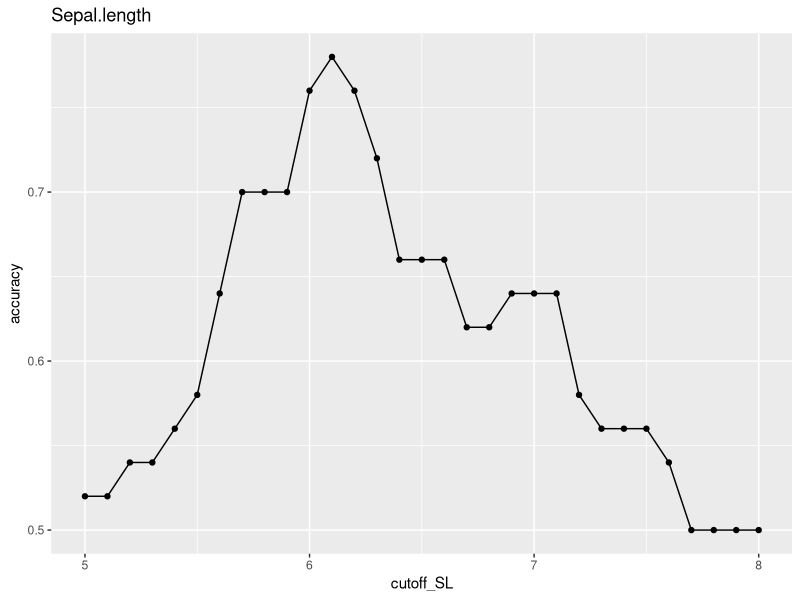
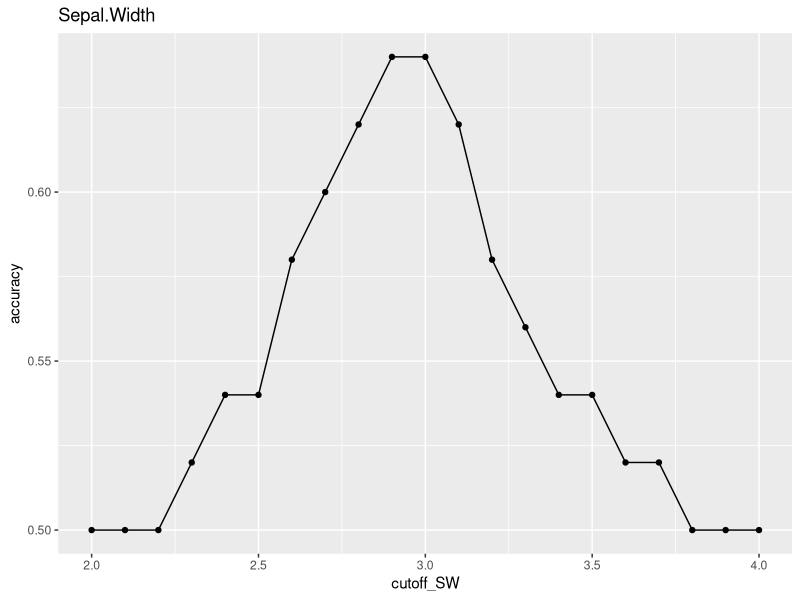
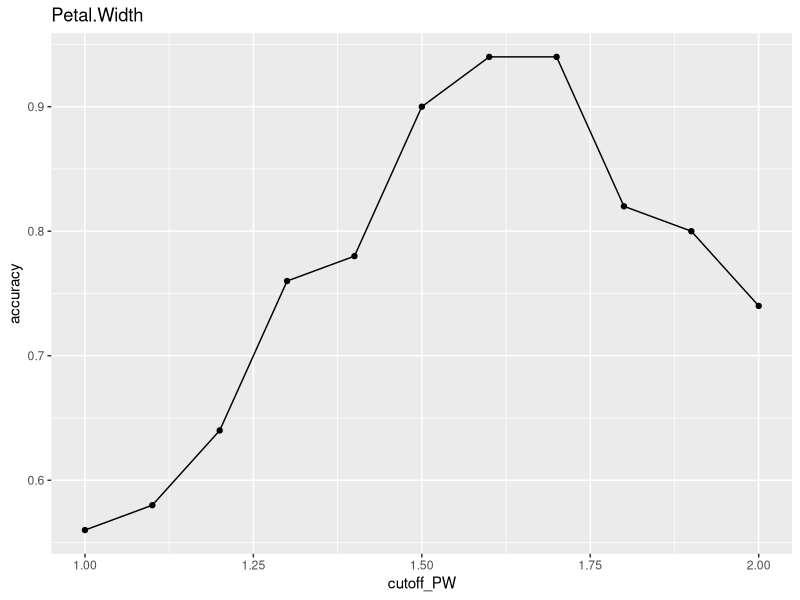
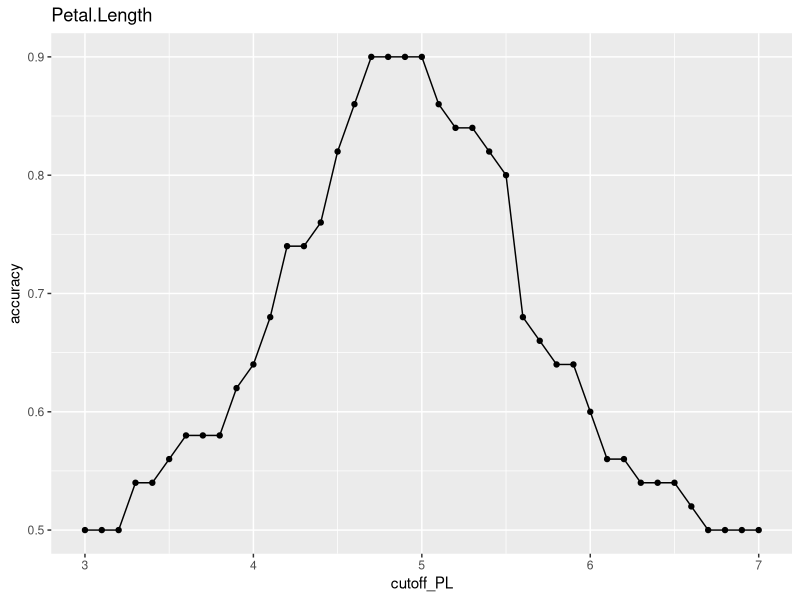
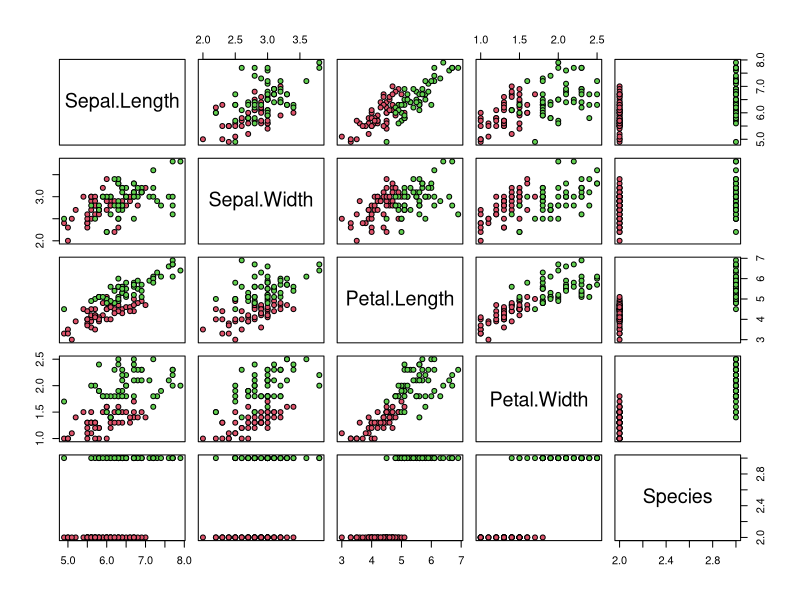

Source code (R) for these figures, in order: (Note: this script raises an error after producing the figures.)
#Part1

library(dslabs)
library(dplyr)
library(lubridate)
library(caret)
library(tidyverse)
install.packages("e1071")
data(reported_heights)

dat <- mutate(reported_heights, date_time = ymd_hms(time_stamp)) %>%
  filter(date_time >= make_date(2016, 01, 25) & date_time < make_date(2016, 02, 1)) %>%
  mutate(type = ifelse(day(date_time) == 25 & hour(date_time) == 8 & between(minute(date_time), 15, 30), "inclass","online")) %>%
  select(sex, type)

y <- factor(dat$sex, c("Female", "Male"))
x <- dat$type

dat %>% filter(type == "online") %>% 
  count(sex) %>%
  mutate("Prop" = n/sum(n))

dat %>% filter(type == "inclass") %>% 
  count(sex) %>%
  mutate("Prop" = n/sum(n))

y_hat <- ifelse(dat$type == "online", "Male", "Female")%>% 
  factor()
y <- factor(dat$sex)
mean(y_hat == y)

confusionMatrix(data = y_hat, reference = y)
table(predicted = y_hat, actual = y)
table(y_hat,y)

#Part2
library(caret)
data(iris)
iris <- iris[-which(iris$Species=='setosa'),]
y <- iris$Species

#set.seed(2) # if using R 3.5 or earlier
set.seed(2, sample.kind="Rounding") # if using R 3.6 or later
test_index <- createDataPartition(y,times=1,p=0.5,list=FALSE)
test <- iris[test_index,]
train <- iris[-test_index,]
#train as test
train <- iris[test_index,]
test <- iris[-test_index,]

str(iris)
unique(iris$Species)
iris %>% group_by(Species) %>% 
  summarize(mean(Sepal.Length),mean(Sepal.Width),mean(Petal.Length),mean(Petal.Width))

#prediction para Sepal.lenght
cutoff_SL <- seq(round(min(iris$Sepal.Length),0),round(max(iris$Sepal.Length),0),0.1)
accuracy <- map_dbl(cutoff_SL, function(x){
  y_hat <- ifelse(train$Sepal.Length > x, "virginica", "versicolor") %>% 
    factor(levels = levels(test$Species))
  mean(y_hat == train$Species)
})
data.frame(cutoff_SL, accuracy) %>% 
  ggplot(aes(cutoff_SL, accuracy)) + 
  geom_point() + 
  geom_line()+
  ggtitle("Sepal.length")
max(accuracy)

best_cutoff <- cutoff_SL[which.max(accuracy)]
best_cutoff

y_hat <- ifelse(test$Sepal.Length > best_cutoff, "virginica", "versicolor") %>% 
  factor(levels = levels(test$Species))
y_hat <- factor(y_hat)
accuracy_SL <- mean(y_hat == factor(test$Species))

#prediction para Sepal.Width
cutoff_SW <- seq(round(min(iris$Sepal.Width),0),round(max(iris$Sepal.Width),0),0.1)
accuracy <- map_dbl(cutoff_SW, function(x){
  y_hat <- ifelse(train$Sepal.Width > x, "virginica", "versicolor") %>% 
    factor(levels = levels(test$Species))
  mean(y_hat == train$Species)
})
data.frame(cutoff_SW, accuracy) %>% 
  ggplot(aes(cutoff_SW, accuracy)) + 
  geom_point() + 
  geom_line()+
  ggtitle("Sepal.Width")
max(accuracy)

best_cutoff <- cutoff_SW[which.max(accuracy)]
best_cutoff

y_hat <- ifelse(test$Sepal.Width > best_cutoff, "virginica", "versicolor") %>% 
  factor(levels = levels(test$Species))
y_hat <- factor(y_hat)
accuracy_SW <- mean(y_hat == factor(test$Species))

#prediction para Petal.Width
cutoff_PW <- seq(round(min(iris$Petal.Width),0),round(max(iris$Petal.Width),0),0.1)
accuracy <- map_dbl(cutoff_PW, function(x){
  y_hat <- ifelse(train$Petal.Width > x, "virginica", "versicolor") %>% 
    factor(levels = levels(test$Species))
  mean(y_hat == train$Species)
})
data.frame(cutoff_PW, accuracy) %>% 
  ggplot(aes(cutoff_PW, accuracy)) + 
  geom_point() + 
  geom_line()+
  ggtitle("Petal.Width")
max(accuracy)

best_cutoff_PW <- cutoff_PW[which.max(accuracy)]
best_cutoff_PW

y_hat <- ifelse(test$Petal.Width > best_cutoff_PW, "virginica", "versicolor") %>%
  factor(levels = levels(test$Species))
y_hat <- factor(y_hat)
accuracy_PW <- mean(y_hat == factor(test$Species))

#prediction para Petal.Length
cutoff_PL <- seq(round(min(iris$Petal.Length),0),round(max(iris$Petal.Length),0),0.1)
accuracy <- map_dbl(cutoff_PL, function(x){
  y_hat <- ifelse(train$Petal.Length > x, "virginica", "versicolor") %>% 
    factor(levels = levels(test$Species))
  mean(y_hat == train$Species)
})
data.frame(cutoff_PL, accuracy) %>% 
  ggplot(aes(cutoff_PL, accuracy)) + 
  geom_point() + 
  geom_line()+
  ggtitle("Petal.Length")
max(accuracy)

best_cutoff_PL <- cutoff_PL[which.max(accuracy)]
best_cutoff_PL

y_hat <- ifelse(test$Petal.Length > best_cutoff_PL, "virginica", "versicolor") %>% 
  factor(levels = levels(test$Species))
y_hat <- factor(y_hat)
accuracy_PL <- mean(y_hat == factor(test$Species))


plot(iris,pch=21,bg=iris$Species)

#Prediction para Pedal.Width Pedal.Length
y_hat <- if(train$Petal.Length > best_cutoff_PL | train$Petal.With > best_cutoff_PW)
  {"virginica"} else
  {"versicolor"} %>%
  factor(levels = levels(test$Species))
#y_hat <- factor(levels = levels(y_hat))
y_hat <- factor(y_hat)
accuracy_PLW <- mean(y_hat == factor(test$Species))


#Conditional probabilities Part1
#________________________________________________________________________________

#p(D|+)
(0.85*0.02)/((0.85*0.02)+(0.1*0.98))


set.seed(1)
disease <- sample(c(0,1), size=1e6, replace=TRUE, prob=c(0.98,0.02))
test <- rep(NA, 1e6)
test[disease==0] <- sample(c(0,1), size=sum(disease==0), replace=TRUE, prob=c(0.90,0.10))
test[disease==1] <- sample(c(0,1), size=sum(disease==1), replace=TRUE, prob=c(0.15, 0.85))

#p(+)
((0.85*0.02)+(0.1*0.98))
#P(D|-)
0.02*0.15
#P(D|+)
(0.85*0.02)/((0.85*0.02)+(0.1*0.98))
#P(D|+)/P(D)
((0.85*0.02)/((0.85*0.02)+(0.1*0.98)))/0.02

#Conditional probabilities Part2
#________________________________________________________________________________

library(dslabs)
data("heights")
heights %>% 
  mutate(height = round(height)) %>%
  group_by(height) %>%
  summarize(p = mean(sex == "Male")) %>%
  qplot(height, p, data =.)



ps <- seq(0, 1, 0.1)
heights %>% 
  mutate(g = cut(height, quantile(height, ps), include.lowest = TRUE)) %>%
  group_by(g) %>%
  summarize(p = mean(sex == "Male"), height = mean(height)) %>%
  qplot(height, p, data =.)

Sigma <- 9*matrix(c(1,0.5,0.5,1), 2, 2)
dat <- MASS::mvrnorm(n = 10000, c(69, 69), Sigma) %>%
  data.frame() %>% setNames(c("x", "y"))

plot(dat)

ps <- seq(0, 1, 0.1)
dat %>% 
  mutate(g = cut(x, quantile(x, ps), include.lowest = TRUE)) %>%
  group_by(g) %>%
  summarize(y = mean(y), x = mean(x)) %>%
  qplot(x, y, data =.)

#_____________________________________________________________
#Linear model comprehension
library(dslabs)
library(lubridate)
library(caret)
library(tidyverse)
install.packages("e1071")
#set.seed(1)
set.seed(1, sample.kind="Rounding")# if using R 3.6 or later
n <- 100
Sigma <- 9*matrix(c(1.0, 0.5, 0.5, 1.0), 2, 2)
dat <- MASS::mvrnorm(n, c(69, 69), Sigma) %>%
  data.frame() %>% setNames(c("x", "y"))

errors <- replicate(100, {
  test_index <- createDataPartition(dat$y,times=1,p=0.5,list=FALSE)
  test <- dat[test_index,]
  train <- dat[-test_index,]
  fit <- lm(y ~ x, data = train)
  y_hat <- predict(fit, test)

  RMSE(y_hat,test$y)
})
c(mean(errors), sd(errors))


#larger data set
#set.seed(1)
set.seed(1, sample.kind="Rounding")# if using R 3.6 or later
n <- c(100, 500, 1000, 5000, 10000)
#n <- c(100, 500)
sapply(n, function(n){
  Sigma <- 9*matrix(c(1.0, 0.5, 0.5, 1.0), 2, 2)
  dat <- MASS::mvrnorm(n, c(69, 69), Sigma) %>%
    data.frame() %>% setNames(c("x", "y"))
  B <- 100
  errors <- replicate(B, {
    test_index <- createDataPartition(dat$y,times=1,p=0.5,list=FALSE)
    test <- dat[test_index,]
    train <- dat[-test_index,]
    fit <- lm(y ~ x, data = train)
    y_hat <- predict(fit, test)
    a <- RMSE(y_hat,test$y)
  })
  resolve <- c(mean(errors), sd(errors))
})

#with Corr higher
#set.seed(1)
set.seed(1, sample.kind="Rounding")# if using R 3.6 or later
n <- 100
Sigma <- 9*matrix(c(1.0, 0.95, 0.95, 1.0), 2, 2)
dat <- MASS::mvrnorm(n, c(69, 69), Sigma) %>%
  data.frame() %>% setNames(c("x", "y"))
set.seed(1, sample.kind="Rounding")# if using R 3.6 or later
errors <- replicate(100, {
  test_index <- createDataPartition(dat$y,times=1,p=0.5,list=FALSE)
  test <- dat[test_index,]
  train <- dat[-test_index,]
  fit <- lm(y ~ x, data = train)
  y_hat <- predict(fit, test)
  
  RMSE(y_hat,test$y)
})
c(mean(errors), sd(errors))

#Q6_ more variables
#set.seed(1)
set.seed(1, sample.kind="Rounding")# if using R 3.6 or later
Sigma <- matrix(c(1.0, 0.75, 0.75, 0.75, 1.0, 0.25, 0.75, 0.25, 1.0), 3, 3)
dat <- MASS::mvrnorm(n = 100, c(0, 0, 0), Sigma) %>%
  data.frame() %>% setNames(c("y", "x_1", "x_2"))

errors_x1 <- replicate(1, {
  test_index <- createDataPartition(dat$y,times=1,p=0.5,list=FALSE)
  test <- dat[test_index,]
  train <- dat[-test_index,]
  fit <- lm(y ~ x_1, data = train)
  y_hat <- predict(fit, test)
  
  RMSE(y_hat,test$y)
})
errors_x2 <- replicate(1, {
  test_index <- createDataPartition(dat$y,times=1,p=0.5,list=FALSE)
  test <- dat[test_index,]
  train <- dat[-test_index,]
  fit <- lm(y ~ x_2, data = train)
  y_hat <- predict(fit, test)
  
  RMSE(y_hat,test$y)
})
set.seed(1, sample.kind="Rounding")# if using R 3.6 or later
errors_x1x2 <- replicate(1, {
  test_index <- createDataPartition(dat$y,times=1,p=0.5,list=FALSE)
  test <- dat[test_index,]
  train <- dat[-test_index,]
  fit <- lm(y ~ x_1+x_2, data = train)
  y_hat <- predict(fit, test)
  
  RMSE(y_hat,test$y)
})


#Q8_ more variables higher correlation
#set.seed(1)
set.seed(1, sample.kind="Rounding")# if using R 3.6 or later
Sigma <- matrix(c(1.0, 0.75, 0.75, 0.75, 1.0, 0.95, 0.75, 0.95, 1.0), 3, 3)
dat <- MASS::mvrnorm(n = 100, c(0, 0, 0), Sigma) %>%
  data.frame() %>% setNames(c("y", "x_1", "x_2"))
set.seed(1, sample.kind="Rounding")# if using R 3.6 or later
errors_x1 <- replicate(1, {
  test_index <- createDataPartition(dat$y,times=1,p=0.5,list=FALSE)
  test <- dat[test_index,]
  train <- dat[-test_index,]
  fit <- lm(y ~ x_1, data = train)
  y_hat <- predict(fit, test)
  
  RMSE(y_hat,test$y)
})
set.seed(1, sample.kind="Rounding")# if using R 3.6 or later
errors_x2 <- replicate(1, {
  test_index <- createDataPartition(dat$y,times=1,p=0.5,list=FALSE)
  test <- dat[test_index,]
  train <- dat[-test_index,]
  fit <- lm(y ~ x_2, data = train)
  y_hat <- predict(fit, test)
  
  RMSE(y_hat,test$y)
})
set.seed(1, sample.kind="Rounding")# if using R 3.6 or later
errors_x1x2 <- replicate(1, {
  test_index <- createDataPartition(dat$y,times=1,p=0.5,list=FALSE)
  test <- dat[test_index,]
  train <- dat[-test_index,]
  fit <- lm(y ~ x_1+x_2, data = train)
  y_hat <- predict(fit, test)
  
  RMSE(y_hat,test$y)
})

#______________________________________________
#Logistic Regression check
#set.seed(2) #if you are using R 3.5 or earlier
set.seed(2, sample.kind="Rounding") #if you are using R 3.6 or later
make_data <- function(n = 1000, p = 0.5, 
                      mu_0 = 0, mu_1 = 2, 
                      sigma_0 = 1,  sigma_1 = 1){
  
  y <- rbinom(n, 1, p)
  f_0 <- rnorm(n, mu_0, sigma_0)
  f_1 <- rnorm(n, mu_1, sigma_1)
  x <- ifelse(y == 1, f_1, f_0)
  
  test_index <- createDataPartition(y, times = 1, p = 0.5, list = FALSE)
  
  list(train = data.frame(x = x, y = as.factor(y)) %>% slice(-test_index),
       test = data.frame(x = x, y = as.factor(y)) %>% slice(test_index))
}
dat <- make_data()
dat$train %>% ggplot(aes(x, color = y)) + geom_density()

#Q1
#seq(0, 10, len=25)
set.seed(1, sample.kind="Rounding") #if you are using R 3.6 or later
make_data <- function(n = 1000, p = 0.5, 
                      mu_0 = 0, mu_1 = 3, 
                      sigma_0 = 1,  sigma_1 = 1){
  
  y <- rbinom(n, 1, p)
  f_0 <- rnorm(n, mu_0, sigma_0)
  f_1 <- rnorm(n, mu_1, sigma_1)
  x <- ifelse(y == 1, f_1, f_0)
  
  test_index <- createDataPartition(y, times = 1, p = 0.5, list = FALSE)
  
  list(train = data.frame(x = x, y = as.factor(y)) %>% slice(-test_index),
       test = data.frame(x = x, y = as.factor(y)) %>% slice(test_index))
}
dat <- make_data()

# fit against train data
glm_fit <- glm(y ~ x, data = dat$train, family = "binomial")
p_hat_logit <- predict(glm_fit, newdata = dat$test, type = "response")
y_hat_logit <- ifelse(p_hat_logit > 0.5, 1, 0) %>% factor
confusionMatrix(y_hat_logit, dat$test$y)$overall[["Accuracy"]]
  # Get the accuracy using test data

#smoothing__________________________________________________________________
library(tidyverse)
library(lubridate)
library(purrr)
library(pdftools)

fn <- system.file("extdata", "RD-Mortality-Report_2015-18-180531.pdf", package="dslabs")
dat <- map_df(str_split(pdf_text(fn), "\n"), function(s){
  s <- str_trim(s)
  header_index <- str_which(s, "2015")[1]
  tmp <- str_split(s[header_index], "\\s+", simplify = TRUE)
  month <- tmp[1]
  header <- tmp[-1]
  tail_index  <- str_which(s, "Total")
  n <- str_count(s, "\\d+")
  out <- c(1:header_index, which(n==1), which(n>=28), tail_index:length(s))
  s[-out] %>%
    str_remove_all("[^\\d\\s]") %>%
    str_trim() %>%
    str_split_fixed("\\s+", n = 6) %>%
    .[,1:5] %>%
    as_data_frame() %>% 
    setNames(c("day", header)) %>%
    mutate(month = month,
           day = as.numeric(day)) %>%
    gather(year, deaths, -c(day, month)) %>%
    mutate(deaths = as.numeric(deaths))
}) %>%
  mutate(month = recode(month, "JAN" = 1, "FEB" = 2, "MAR" = 3, "APR" = 4, "MAY" = 5, "JUN" = 6, 
                        "JUL" = 7, "AGO" = 8, "SEP" = 9, "OCT" = 10, "NOV" = 11, "DEC" = 12)) %>%
  mutate(date = make_date(year, month, day)) %>%
  dplyr::filter(date <= "2018-05-01")

dat %>% ggplot(aes(date, deaths)) +
  geom_point() + 
  geom_smooth(color="red", span = 0.05, method = "loess", method.args = list(degree=1))


##Digits_27____Example
library(broom)
p_hat_glm_1cov <- mnist_27$train %>% glm(y ~ x_2, family = "binomial", data = .)
y_hat_glm <- predict(p_hat_glm_1cov,newdata = mnist_27$test, type = "response")
qplot(x_2, y_hat_glm, data = mnist_27$test)
# Muy clave colocar el operador as.numeric(y) para esta vaiable categorica
mnist_27$train %>% ggplot(aes(x_2, as.numeric(y))) +
  geom_point() + 
  geom_smooth(color="red", span = 0.15, method = "loess", method.args = list(degree=1))


##Matrices_________________________________________________________________
x <- matrix(rnorm(100*10), 100, 10)
dim(x)
n(x)
length(x)
length(t(x))
length(t(x))
cols(x)
nrow(x)
nrow(t(x))
ncol(x)

##P(Grey_Pixels/All_Pixels)
Grey_x <- mnist$train$images
dim(Grey_x)
Grey_x[Grey_x <= 50] <- 0
Grey_x[Grey_x >= 205] <- 0
Grey_x[Grey_x > 50 & Grey_x < 205] <- 1
GreyPixels <- rowSums(Grey_x)
sum(GreyPixels)
sum(GreyPixels)/(784*60000)
